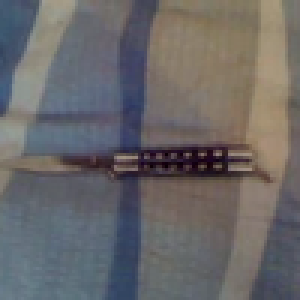
#> input picture train/knives/10004.bmp, 100 x 100 px (shown 3 times larger); its folder holds only this picture in this run
$ python augment.py
#> lines starting #> are read from the running program, lines starting #| are printed output that depends on the picture; after the words box and inside, x2 and y2 are one past the last pixel; in counts of white or black regions, pixels touching at a corner belong together
from keras.preprocessing.image import ImageDataGenerator, array_to_img, img_to_array, load_img
import numpy as np
import os
import glob
import cv2
from skimage.transform import resize
import shutil

def augmentdata(input_path):
    if not os.path.exists(input_path):
        os.mkdir(input_path)

    train_imgs = os.listdir(input_path)
    for img in train_imgs:
        if img.startswith('.'):
            continue
        id = img.split('.')[0]
        img = cv2.imread(input_path + '/' + img)

        # random flip
        flip = np.random.randint(-1, 1)
        flip_img = cv2.flip(img, flip)
        cv2.imwrite(input_path + '/' + id + '_flip.jpg', flip_img)

        # random rotation
        rotation = [cv2.ROTATE_90_CLOCKWISE, cv2.ROTATE_90_COUNTERCLOCKWISE, cv2.ROTATE_180]
        random_rotation = rotation[np.random.randint(0, 2)]
        rotate_img = cv2.rotate(img, random_rotation)
        cv2.imwrite(input_path + '/' + id + '_rotation.jpg', rotate_img)

        # random noises
        random_noise = np.random.randint(5, size=img.shape, dtype='uint8')
        noise_img = img + random_noise
        cv2.imwrite(input_path + '/' + '_noised.jpg', noise_img)

        # Some affine transformations
        sample1 = np.float32([[50, 50], [200, 50], [50, 200]])
        sample2 = np.float32([[10, 100], [200, 50], [100, 250]])
        transform_matrix = cv2.getAffineTransform(sample1, sample2)
        affine_img = cv2.warpAffine(img, transform_matrix, (img.shape[1], img.shape[0]))
        cv2.imwrite(input_path + '/' + id + '_affinetrans.jpg', affine_img)

        # salt and pepper noise
        i, j, k = img.shape
        output = np.copy(img)
        salt = 0.05 * img.size * 0.5
        coords = [np.random.randint(0, i - 1, int(salt)) for i in img.shape]
        for i in range(int(salt)):
            output[coords[0][i], coords[1][i], coords[2][i]] = 255
        pepper = 0.05 * img.size * 0.5
        coords = [np.random.randint(0, i - 1, int(pepper)) for i in img.shape]
        for i in range(int(pepper)):
            output[coords[0][i], coords[1][i], coords[2][i]] = 0
        cv2.imwrite(input_path + '/' + id + '_saltandpepper.jpg', output)

        # image sharpening
        kernel = np.array([[-1, -1, -1], [-1, 9, -1], [-1, -1, -1]])
        sharpened = cv2.filter2D(img, -1, kernel)
        cv2.imwrite(input_path + '/' + id + '_sharpen.jpg', sharpened)

        # image smoothing
        blur = cv2.GaussianBlur(img, (5, 5), 0)
        cv2.imwrite(input_path + '/' + id + '_blur.jpg', blur)

if __name__ == '__main__':
    guns = './train/guns'
    knives = './train/knives'
    augmentdata(guns)
    augmentdata(knives)
#> call 2 of augmentdata, with input_path = './train/knives'
#> in augmentdata, img is the input picture: shape (100, 100, 3); mean B, G, R 104.5, 103.6, 105.7
#> in augmentdata (call 2), `flip_img = cv2.flip(img, flip)`:
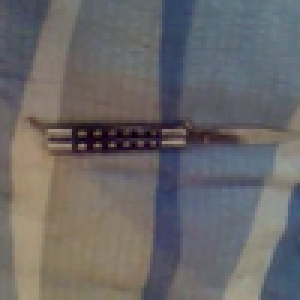
#> flip_img: shape (100, 100, 3) (shown 3 times larger); mean B, G, R 104.5, 103.6, 105.7
#> in augmentdata (call 2), `rotate_img = cv2.rotate(img, random_rotation)`:
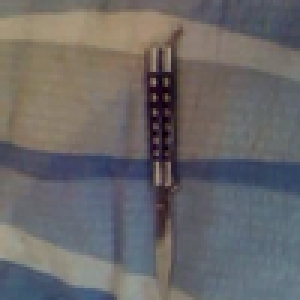
#> rotate_img: shape (100, 100, 3) (shown 3 times larger); mean B, G, R 104.5, 103.6, 105.7
#> in augmentdata (call 2), `affine_img = cv2.warpAffine(img, transform_matrix, (img.shape[1], img...`:
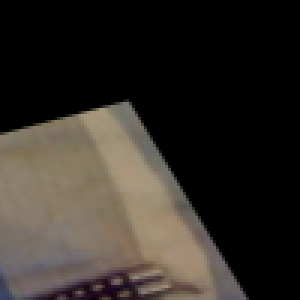
#> affine_img: shape (100, 100, 3) (shown 3 times larger); mean B, G, R 39.3, 44.8, 50.2
#> after the loop in augmentdata (call 2), `for i in range(int(salt)):`:
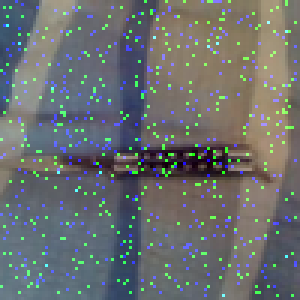
#> output: shape (100, 100, 3) (shown 3 times larger); 7.23% of pixels changed, all inside (x1, y1, x2, y2) = (0, 0, 99, 99)
#> after the loop in augmentdata (call 2), `for i in range(int(pepper)):`:
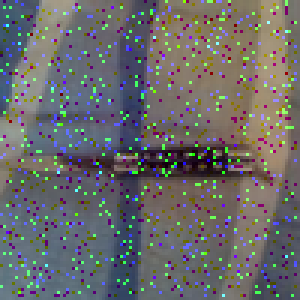
#> output: shape (100, 100, 3) (shown 3 times larger); 7.22% of pixels changed, all inside (x1, y1, x2, y2) = (0, 0, 99, 99)
#> in augmentdata (call 2), `sharpened = cv2.filter2D(img, -1, kernel)`:
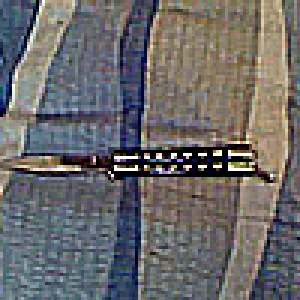
#> sharpened: shape (100, 100, 3) (shown 3 times larger); mean B, G, R 105.7, 105.1, 106.6

$ run again, on train/knives/10165.bmp
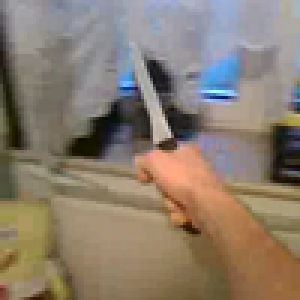
#> input picture train/knives/10165.bmp, 100 x 100 px (shown 3 times larger)
#> in augmentdata, img is the input picture: shape (100, 100, 3); mean B, G, R 110.9, 125.1, 138.5
#> after the loop in augmentdata (call 2), `for i in range(int(pepper)):`:
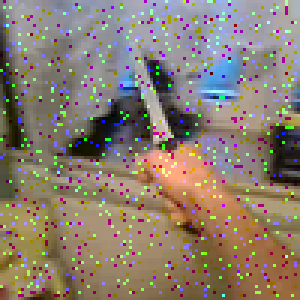
#> output: shape (100, 100, 3) (shown 3 times larger); mean B, G, R 111.7, 125, 138.5
#> in augmentdata (call 2), `blur = cv2.GaussianBlur(img, (5, 5), 0)`:
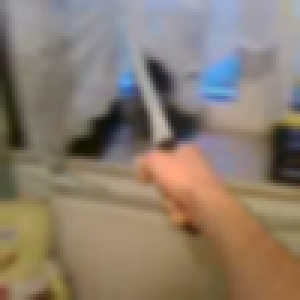
#> blur: shape (100, 100, 3) (shown 3 times larger); mean B, G, R 110.9, 125.1, 138.5

$ run again, on train/knives/10187.bmp
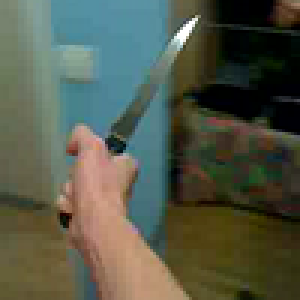
#> input picture train/knives/10187.bmp, 100 x 100 px (shown 3 times larger)
#> in augmentdata, img is the input picture: shape (100, 100, 3); mean B, G, R 72.6, 88.5, 83.8
#> after the loop in augmentdata (call 2), `for i in range(int(pepper)):`:
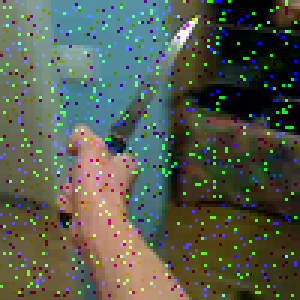
#> output: shape (100, 100, 3) (shown 3 times larger); mean B, G, R 76.3, 91.2, 83.8
#> in augmentdata (call 2), `blur = cv2.GaussianBlur(img, (5, 5), 0)`:
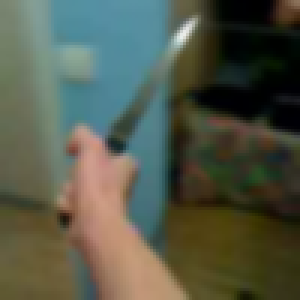
#> blur: shape (100, 100, 3) (shown 3 times larger); mean B, G, R 72.6, 88.5, 83.8

$ run again, on train/knives/10403.bmp
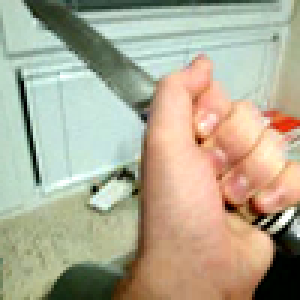
#> input picture train/knives/10403.bmp, 100 x 100 px (shown 3 times larger)
#> in augmentdata, img is the input picture: shape (100, 100, 3); mean B, G, R 147.7, 171, 176.2
#> after the loop in augmentdata (call 2), `for i in range(int(pepper)):`:
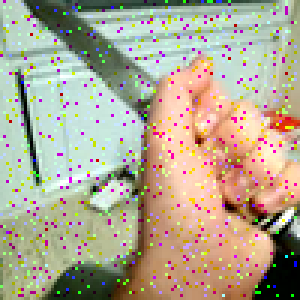
#> output: shape (100, 100, 3) (shown 3 times larger); mean B, G, R 145.6, 167.6, 176.2
#> in augmentdata (call 2), `blur = cv2.GaussianBlur(img, (5, 5), 0)`:
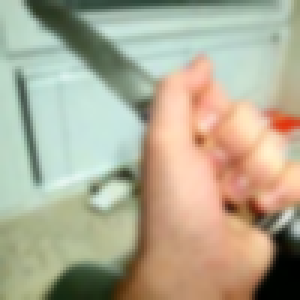
#> blur: shape (100, 100, 3) (shown 3 times larger); mean B, G, R 147.8, 171.1, 176.3
